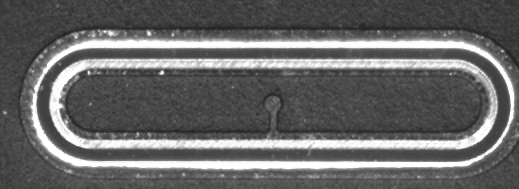
#> input picture 图片识别上位机/yolo_tools/chamber_template.png, 519 x 189 px
$ python export_chamber_crops.py chamber_template.png   (older library calls are emulated)
#> lines starting #> are read from the running program, lines starting #| are printed output that depends on the picture
### 图片识别上位机/yolo_tools/project_config.py
# -*- coding: utf-8 -*-
"""Machine and board settings shared by the lab, the grouping script and the trainer.

Only the standard library is imported here so the firmware-side scripts in qc_motion can use it.
"""

from __future__ import annotations

import json
from dataclasses import dataclass
from pathlib import Path
from typing import Any

HOST = Path(__file__).resolve().parents[1]
CONFIG_DIR = HOST / "config"
BOARDS_DIR = HOST / "boards"


class ConfigError(RuntimeError):
    pass


@dataclass(frozen=True)
class Machine:
    active_board: str
    scan_root: Path
    yolo_root: Path
    temp_dir: Path
    port: str
    baud: int
    px_per_mm: float
    align_offset_mm: float
    unsure_conf: float


@dataclass(frozen=True)
class Side:
    id: str
    label: str
    gerber: Path
    expect: int
    mirror_y: bool
    rotation_deg: float
    scan_minutes: int
    scan_points: tuple[tuple[float, float], ...]


@dataclass(frozen=True)
class Board:
    id: str
    name: str
    dir: Path
    merge_mm: float
    match_mm: float
    column_rotation_deg: float
    gerber_to_machine: tuple[tuple[float, float, float], tuple[float, float, float]]
    sides: dict[str, Side]

    # [4 lines left out: function side, not called in this run]


_machine_cache: Machine | None = None
_board_cache: dict[str, Board] = {}


def _read_json(path: Path) -> dict:
    if not path.is_file():
        raise ConfigError(f"缺少配置文件：{path}")
    try:
        data = json.loads(path.read_text(encoding="utf-8"))
    except ValueError as exc:
        raise ConfigError(f"配置文件不是合法 JSON：{path}\n{exc}") from exc
    if not isinstance(data, dict):
        raise ConfigError(f"配置文件顶层必须是对象：{path}")
    return data


def _need(data: dict, key: str, path: Path) -> Any:
    if key not in data:
        raise ConfigError(f"{path} 缺少字段 {key}")
    return data[key]


def _path(value: Any) -> Path:
    path = Path(str(value))
    return path if path.is_absolute() else HOST / path


def _machine_from_file() -> Machine:
    path = CONFIG_DIR / "machine.json"
    data = _read_json(path)
    return Machine(
        active_board=str(_need(data, "active_board", path)),
        scan_root=_path(_need(data, "scan_root", path)),
        yolo_root=_path(_need(data, "yolo_root", path)),
        temp_dir=_path(_need(data, "temp_dir", path)),
        port=str(_need(data, "port", path)),
        baud=int(_need(data, "baud", path)),
        px_per_mm=float(_need(data, "px_per_mm", path)),
        align_offset_mm=float(_need(data, "align_offset_mm", path)),
        unsure_conf=float(_need(data, "unsure_conf", path)),
    )


# [45 lines left out: functions _board_from_file, reload, not called in this run]


def machine() -> Machine:
    global _machine_cache
    if _machine_cache is None:
        _machine_cache = _machine_from_file()
    return _machine_cache


def active_board() -> Board:
    return board(machine().active_board)


# [11 lines left out: functions board, list_boards, not called in this run]


def scan_root() -> Path:
    return machine().scan_root

### 图片识别上位机/yolo_tools/export_chamber_crops.py
# -*- coding: utf-8 -*-
"""Cut every chamber out of full-resolution front-light frames for YOLO classification.

Chambers are found by matching one known-good chamber (chamber_template.png) in both
orientations, then turned long-side horizontal and saved at camera resolution. The host's rule
check (qc_host.vision.frontlight) runs on the same frame; each crop goes into the folder of the
rule verdict so labelling only means moving the wrong ones. Chambers the rule code did not find
go to "weidingwei". An overview per frame shows what was found.

    python yolo_tools/export_chamber_crops.py samples/grabs samples/board2.png
"""

from __future__ import annotations

import argparse
import csv
import sys
import time
from dataclasses import dataclass
from pathlib import Path

import cv2
import numpy as np

ROOT = Path(__file__).resolve().parents[1]
HERE = Path(__file__).resolve().parent
for folder in (str(ROOT), str(HERE)):
    if folder not in sys.path:
        sys.path.insert(0, folder)

from qc_host.vision.frontlight import _analyse_chamber, _locate_chambers, _px  # noqa: E402
import project_config  # noqa: E402

DEFAULT_OUT = project_config.machine().yolo_root / "datasets" / "chamber_raw"
#> (reads 图片识别上位机/config/machine.json from the repository)
TEMPLATE = Path(__file__).with_name("chamber_template.png")
FOLDERS = {"合格": "hege", "渗墨": "shenmo", "缺墨": "quemo", "不能识别": "buneng", None: "weidingwei"}
COLORS = {"hege": (80, 210, 80), "shenmo": (40, 40, 220), "quemo": (0, 210, 255), "buneng": (0, 165, 255),
          "weidingwei": (255, 160, 0)}
IMAGE_EXT = {".png", ".jpg", ".jpeg", ".bmp", ".tif", ".tiff"}
# Frames smaller than this are previews or zooms, not camera frames.
MIN_SIDE = 3000
# Coarse search runs on a quarter-size frame; the hit is then re-matched at full size.
COARSE = 0.25
REFINE_REACH = 12
# Matching runs on locally normalised edge strength: the gap reads dark under one lamp setting and
# olive under another, but the ring outlines stay put. Blur is in coarse pixels.
EDGE_NORM_SIGMA = 8.0


@dataclass
class Hit:
    score: float
    vertical: bool
    x: int
    y: int
    w: int
    h: int

    @property
    def center(self) -> tuple[float, float]:
        return self.x + self.w / 2.0, self.y + self.h / 2.0


def _read(path: Path, flags: int = cv2.IMREAD_COLOR) -> np.ndarray | None:
#> called with flags = 0
    data = np.fromfile(str(path), np.uint8)
    return cv2.imdecode(data, flags) if data.size else None
#> returned value is the input picture: shape (189, 519); min 33, max 255, mean 103.2


# [81 lines left out: functions _write, _edges, find_chambers, rule_verdicts, _overview, not called in this run]


def collect_images(items: list[str]) -> list[Path]:
    files: list[Path] = []
    for item in items:
        p = Path(item)
        if p.is_dir():
            files.extend(sorted(f for f in p.rglob("*") if f.suffix.lower() in IMAGE_EXT))
        elif p.suffix.lower() in IMAGE_EXT:
            files.append(p)
    return files


def load_template(path: Path = TEMPLATE) -> np.ndarray:
    template = _read(path, cv2.IMREAD_GRAYSCALE)
    if template is None:
        raise FileNotFoundError(f"template not found: {path}")
    return template


def crop_chamber(image: np.ndarray, hit: Hit) -> np.ndarray:
    crop = image[hit.y:hit.y + hit.h, hit.x:hit.x + hit.w]
    return cv2.rotate(crop, cv2.ROTATE_90_COUNTERCLOCKWISE) if hit.vertical else crop


def export_files(files: list[Path], out: Path, template: np.ndarray, threshold: float = 0.5,
                 use_rule: bool = True, log=print) -> dict[str, int]:
    out.mkdir(parents=True, exist_ok=True)
    index_path = out / "index.csv"
    new_index = not index_path.exists()
    counts = {name: 0 for name in COLORS}
    with index_path.open("a", newline="", encoding="utf-8-sig") as fh:
        writer = csv.writer(fh)
        if new_index:
            writer.writerow(["crop", "source", "chamber", "rule_verdict", "score", "vertical", "x", "y", "w", "h"])
        for path in files:
            image = _read(path)
#> call 2 of _read, with flags = 1
#> in _read (call 2), `return cv2.imdecode(data, flags) if data.size else None`:
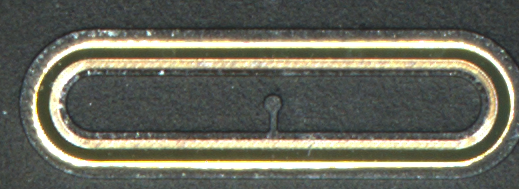
#> returned value: shape (189, 519, 3); mean B, G, R 93.4, 105.3, 104.4
            if image is None or max(image.shape[:2]) < MIN_SIDE:
                log(f"skip  {path}  (not a full-resolution frame)")
                continue
            started = time.perf_counter()
            hits = find_chambers(image, template, threshold)
            verdicts = rule_verdicts(image, hits) if use_rule else [None] * len(hits)
            folders = [FOLDERS.get(v, "buneng") for v in verdicts]
            tag = f"{path.parent.name}_{path.stem}"
            for i, (hit, verdict, folder) in enumerate(zip(hits, verdicts, folders), start=1):
                name = f"{tag}_c{i:03d}.png"
                _write(out / folder / name, crop_chamber(image, hit))
                counts[folder] += 1
                writer.writerow([f"{folder}/{name}", str(path.resolve()), i, verdict or "", f"{hit.score:.2f}",
                                 int(hit.vertical), hit.x, hit.y, hit.w, hit.h])
                fh.flush()
            _write(out / "_overview" / f"{tag}.jpg", _overview(image, hits, folders))
            log(f"done  {path}  chambers {len(hits)}  {time.perf_counter() - started:.1f}s")
    return counts


def main() -> None:
    parser = argparse.ArgumentParser(description=__doc__, formatter_class=argparse.RawDescriptionHelpFormatter)
    parser.add_argument("inputs", nargs="+", help="image files or folders (searched recursively)")
    parser.add_argument("--out", type=Path, default=DEFAULT_OUT)
    parser.add_argument("--template", type=Path, default=TEMPLATE)
    parser.add_argument("--threshold", type=float, default=0.5, help="match score to accept a chamber")
    parser.add_argument("--no-rule", action="store_true", help="skip the rule check, put every crop in weidingwei")
    args = parser.parse_args()

    files = collect_images(args.inputs)
    if not files:
        sys.exit("no images found")
    counts = export_files(files, args.out, load_template(args.template), args.threshold, not args.no_rule)
    print(f"\nsaved to {args.out}")
    print("  " + "  ".join(f"{k}: {v}" for k, v in counts.items()))


if __name__ == "__main__":
    main()
